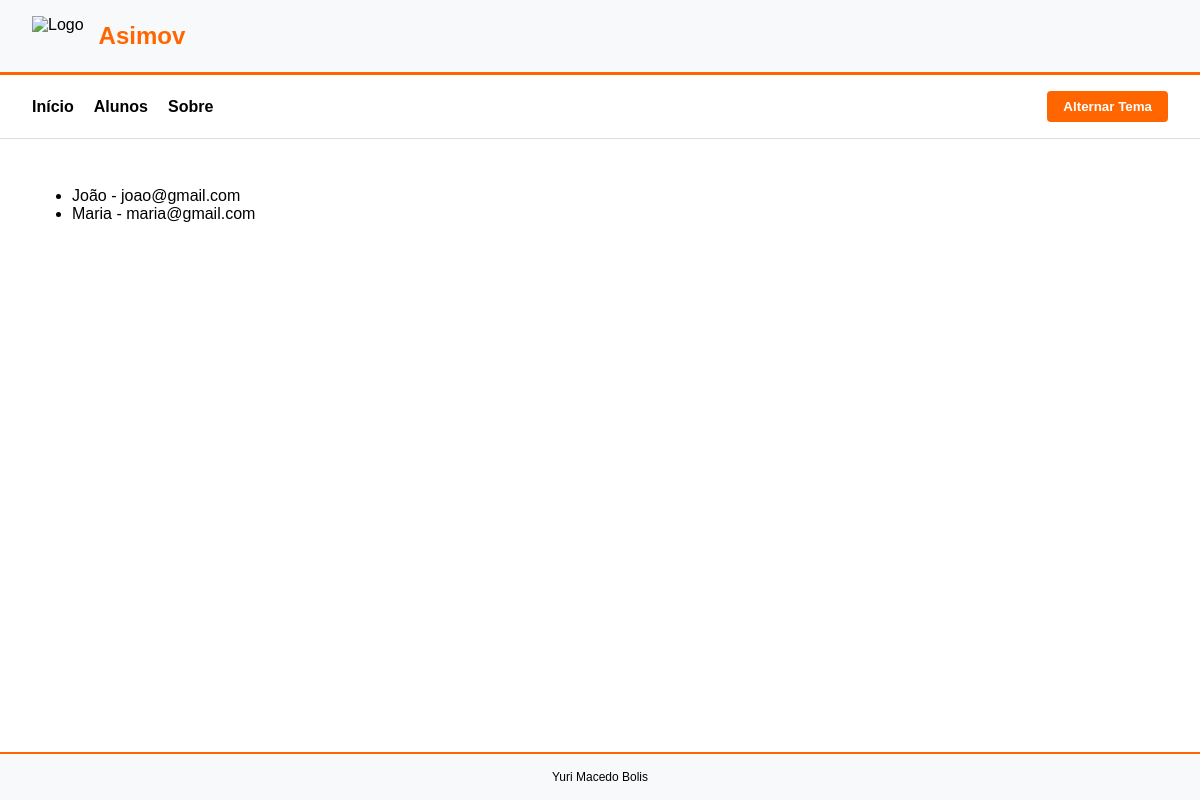
The app's page /alunos/listar_alunos, older data.
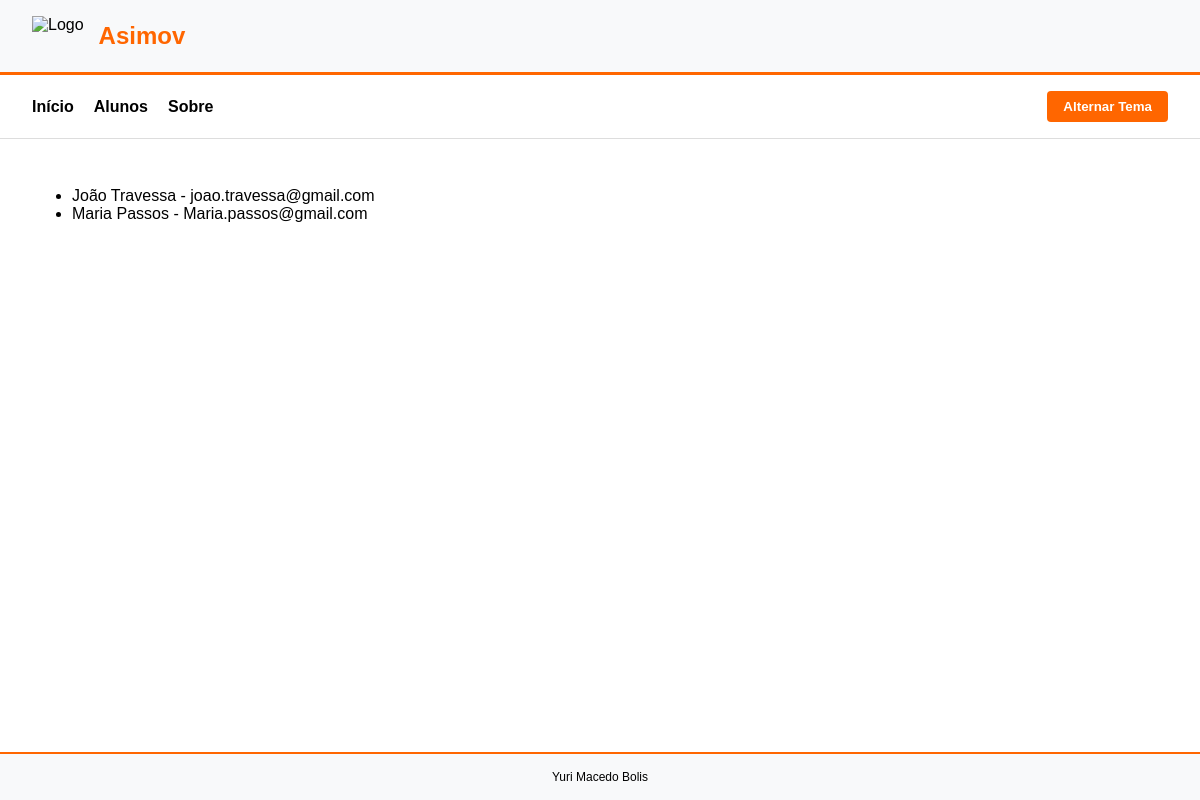
The same page, newer data.
### alunos/models.py (models this page shows)
class Aluno(models.Model):
    nome = models.CharField(max_length=100, null=False)
    matricula = models.CharField(max_length=8, null=False, unique=True)
    email = models.CharField(max_length=255, null=True)
    class Meta:
        db_table = 'aluno'
        ordering = ['nome']

### alunos/views.py (the view)
# urls.py: path('listar_alunos' , views.listar_alunos , name='listar_alunos')
def listar_alunos(request):
    alunos = Aluno.objects.all()
    return render(request , 'alunos/listar_alunos.html' , {'alunos' : alunos})

### templates/alunos/listar_alunos.html (shortened to what this page needs)
{% extends 'base.html' %}
{% block conteudo %}
    <ul>
        {% for aluno in alunos %}
            <li>{{ aluno.nome }} - {{ aluno.email }}</li>
        {% endfor %}
    </ul>
{% endblock %}

### templates/base.html (shortened to what this page needs)
{% load static %}
<!DOCTYPE html>
<html lang="pt-br" data-theme="light">
<head>
</head>
<body>
    <header>
        <img src="{% static 'img/logo.png' %}" alt="Logo" class="logo">
        <span class="project-name">Asimov</span>
    </header>
    {% include "menu.html" %}
    <main>
        {% block conteudo %}
        {% endblock %}
    </main>
    <footer>
        <p class="footer-text">Yuri Macedo Bolis</p>
    </footer>
</body>
</html>

### templates/menu.html
<nav>
    <div class="nav-links">
        <a href="{% url 'index' %}">Início</a>
        <a href="{% url 'listar_alunos' %}">Alunos</a>
        <a href="{% url 'sobre' %}">Sobre</a>
    </div>
    <button class="theme-toggle" onclick="toggleTheme()">Alternar Tema</button>
</nav>

### templates/base.html (style rules this page uses)
:root { --bg-color: #ffffff; --text-color: #000000; --accent-color: #ff6600; --header-bg: #f8f9fa; --footer-bg: #f8f9fa; --border-color: #dddddd; }
body { margin: 0; font-family: Arial, sans-serif; background-color: var(--bg-color); color: var(--text-color); transition: background-color 0.3s, color 0.3s; display: flex; flex-direction: column; min-height: 100vh; }
header { display: flex; align-items: center; padding: 1rem 2rem; background-color: var(--header-bg); border-bottom: 3px solid var(--accent-color); }
.logo { height: 40px; margin-right: 15px; }
.project-name { font-size: 1.5rem; font-weight: bold; color: var(--accent-color); }
nav { display: flex; justify-content: space-between; align-items: center; padding: 1rem 2rem; background-color: var(--bg-color); border-bottom: 1px solid var(--border-color); }
.nav-links { display: flex; gap: 20px; }
.nav-links a { text-decoration: none; color: var(--text-color); font-weight: bold; transition: color 0.3s; }
.theme-toggle { background-color: var(--accent-color); color: #ffffff; border: none; padding: 8px 16px; border-radius: 4px; cursor: pointer; font-weight: bold; transition: background-color 0.3s; }
main { flex: 1; padding: 2rem; }
footer { background-color: var(--footer-bg); text-align: center; padding: 1rem; border-top: 2px solid var(--accent-color); }
.footer-text { font-size: 0.75rem; color: var(--text-color); margin: 0; }

Row changes from the older to the newer data that the page shows:
changed Aluno: nome "João" → "João Travessa"; email "joao@gmail.com" → "joao.travessa@gmail.com"
changed Aluno: nome "Maria" → "Maria Passos"; email "maria@gmail.com" → "Maria.passos@gmail.com"
